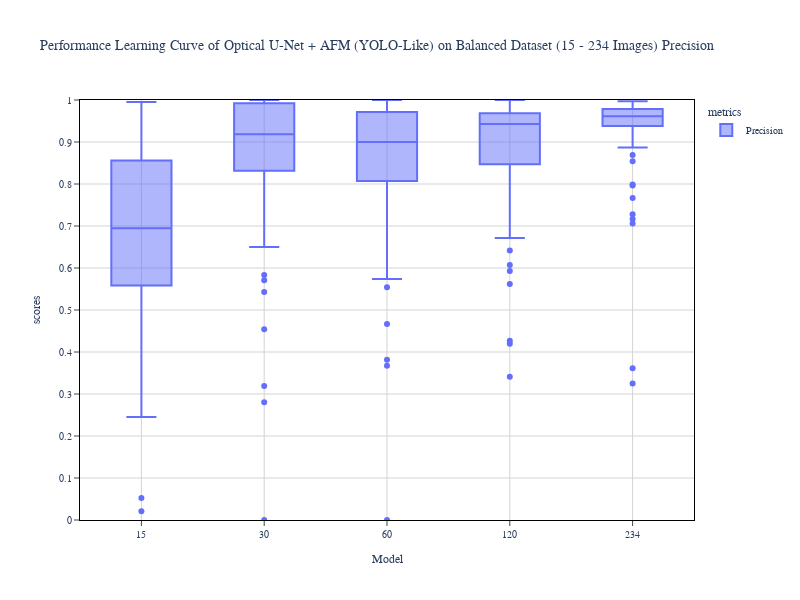
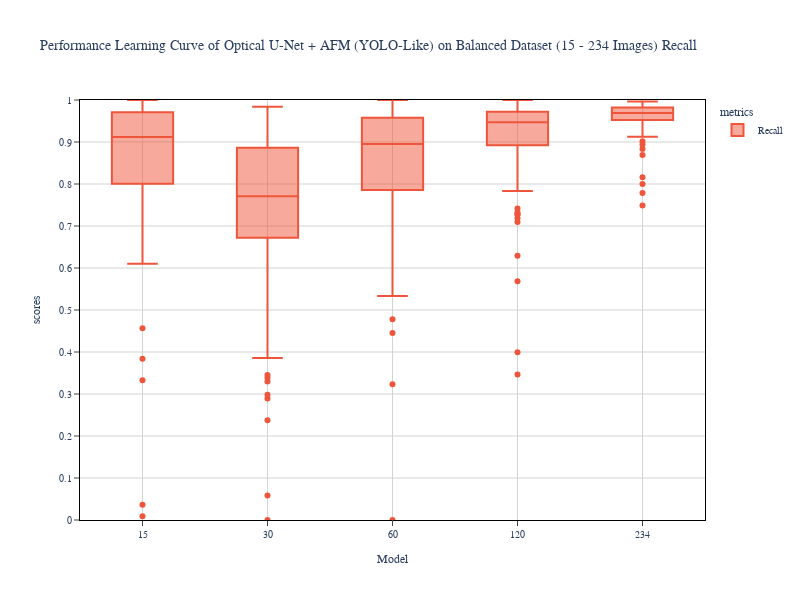
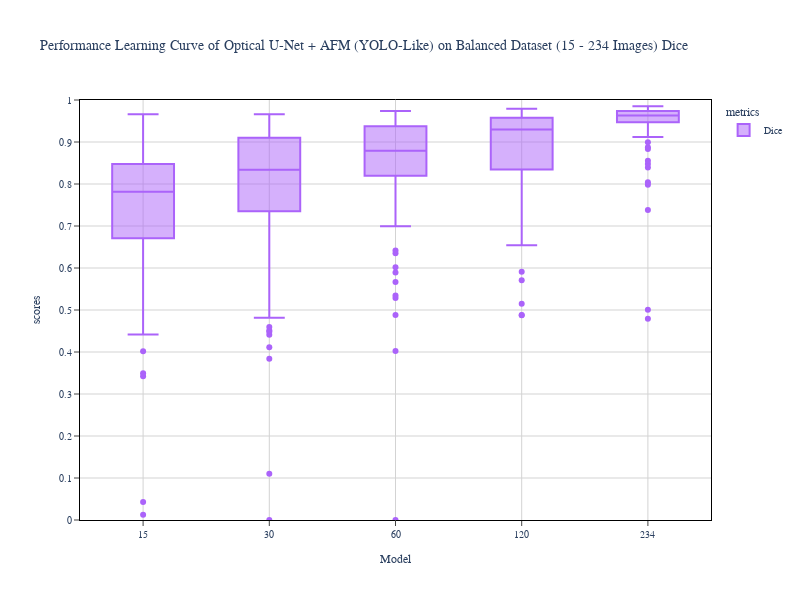

The code cell stored with these charts, in order, in its notebook:
### Markdown cell above
#### Specifics metrics Learning Curve

### Code cell
fig2 = chart.box_plot(unet_afm_like_yolo_metrics_df_list[0][0], x='Model', y='scores', color = 'metrics',
                      width=800, height = 600,
                      title=unet_afm_like_yolo_metrics_df_list[0][1], color_discrete_sequence=colors['Precision'])

fig3 = chart.box_plot(unet_afm_like_yolo_metrics_df_list[1][0], x='Model', y='scores', color = 'metrics',
                      width=800, height = 600,
                      title=unet_afm_like_yolo_metrics_df_list[1][1], color_discrete_sequence=colors['Recall'])

fig4= chart.box_plot(unet_afm_like_yolo_metrics_df_list[2][0], x='Model', y='scores', color = 'metrics',
                      width=800, height = 600,
                      title=unet_afm_like_yolo_metrics_df_list[2][1], color_discrete_sequence=colors['Dice'])

# fig.write_image(f'{title_chart}.svg')
# fig2.write_image(f'{title_chart}.png')

### Figure 1 — Plotly figure (JSON) as saved in the notebook; plotly's stock layout.template omitted (floating-point values rounded to 4 significant figures; data arrays with more than 128 entries replaced by an {"elided": "..."} marker saying what was removed)
{"data": [{"alignmentgroup": "True", "hovertemplate": "metrics=Precision<br>Model=%{x}<br>scores=%{y}<extra></extra>", "legendgroup": "Precision", "marker": {"color": "#636EFA"}, "name": "Precision", "notched": false, "offsetgroup": "Precision", "orientation": "v", "showlegend": true, "type": "box", "x": {"elided": "415 str values"}, "x0": " ", "xaxis": "x", "y": {"elided": "415 float values"}, "y0": " ", "yaxis": "y"}], "layout": {"barmode": "group", "boxmode": "group", "font": {"family": "Arial", "size": 10}, "height": 600, "legend": {"title": {"text": "metrics"}, "tracegroupgap": 0}, "plot_bgcolor": "white", "title": {"font": {"family": "Arial"}, "text": "Performance Learning Curve of Optical U-Net + AFM (YOLO-Like) on Balanced Dataset (15 - 234 Images) Precision"}, "width": 800, "xaxis": {"anchor": "y", "domain": [0, 1], "gridcolor": "lightgrey", "linecolor": "black", "mirror": true, "showline": true, "ticks": "outside", "title": {"text": "Model"}}, "yaxis": {"anchor": "x", "domain": [0, 1], "dtick": 0.1, "gridcolor": "lightgrey", "linecolor": "black", "mirror": true, "range": [0, 1], "showline": true, "tick0": 0, "ticks": "outside", "title": {"text": "scores"}}}}

### Figure 2 — Plotly figure (JSON) as saved in the notebook; plotly's stock layout.template omitted (floating-point values rounded to 4 significant figures; data arrays with more than 128 entries replaced by an {"elided": "..."} marker saying what was removed)
{"data": [{"alignmentgroup": "True", "hovertemplate": "metrics=Recall<br>Model=%{x}<br>scores=%{y}<extra></extra>", "legendgroup": "Recall", "marker": {"color": "#EF553B"}, "name": "Recall", "notched": false, "offsetgroup": "Recall", "orientation": "v", "showlegend": true, "type": "box", "x": {"elided": "415 str values"}, "x0": " ", "xaxis": "x", "y": {"elided": "415 float values"}, "y0": " ", "yaxis": "y"}], "layout": {"barmode": "group", "boxmode": "group", "font": {"family": "Arial", "size": 10}, "height": 600, "legend": {"title": {"text": "metrics"}, "tracegroupgap": 0}, "plot_bgcolor": "white", "title": {"font": {"family": "Arial"}, "text": "Performance Learning Curve of Optical U-Net + AFM (YOLO-Like) on Balanced Dataset (15 - 234 Images) Recall"}, "width": 800, "xaxis": {"anchor": "y", "domain": [0, 1], "gridcolor": "lightgrey", "linecolor": "black", "mirror": true, "showline": true, "ticks": "outside", "title": {"text": "Model"}}, "yaxis": {"anchor": "x", "domain": [0, 1], "dtick": 0.1, "gridcolor": "lightgrey", "linecolor": "black", "mirror": true, "range": [0, 1], "showline": true, "tick0": 0, "ticks": "outside", "title": {"text": "scores"}}}}

### Figure 3 — Plotly figure (JSON) as saved in the notebook; plotly's stock layout.template omitted (floating-point values rounded to 4 significant figures; data arrays with more than 128 entries replaced by an {"elided": "..."} marker saying what was removed)
{"data": [{"alignmentgroup": "True", "hovertemplate": "metrics=Dice<br>Model=%{x}<br>scores=%{y}<extra></extra>", "legendgroup": "Dice", "marker": {"color": "#AB63FA"}, "name": "Dice", "notched": false, "offsetgroup": "Dice", "orientation": "v", "showlegend": true, "type": "box", "x": {"elided": "415 str values"}, "x0": " ", "xaxis": "x", "y": {"elided": "415 float values"}, "y0": " ", "yaxis": "y"}], "layout": {"barmode": "group", "boxmode": "group", "font": {"family": "Arial", "size": 10}, "height": 600, "legend": {"title": {"text": "metrics"}, "tracegroupgap": 0}, "plot_bgcolor": "white", "title": {"font": {"family": "Arial"}, "text": "Performance Learning Curve of Optical U-Net + AFM (YOLO-Like) on Balanced Dataset (15 - 234 Images) Dice"}, "width": 800, "xaxis": {"anchor": "y", "domain": [0, 1], "gridcolor": "lightgrey", "linecolor": "black", "mirror": true, "showline": true, "ticks": "outside", "title": {"text": "Model"}}, "yaxis": {"anchor": "x", "domain": [0, 1], "dtick": 0.1, "gridcolor": "lightgrey", "linecolor": "black", "mirror": true, "range": [0, 1], "showline": true, "tick0": 0, "ticks": "outside", "title": {"text": "scores"}}}}
